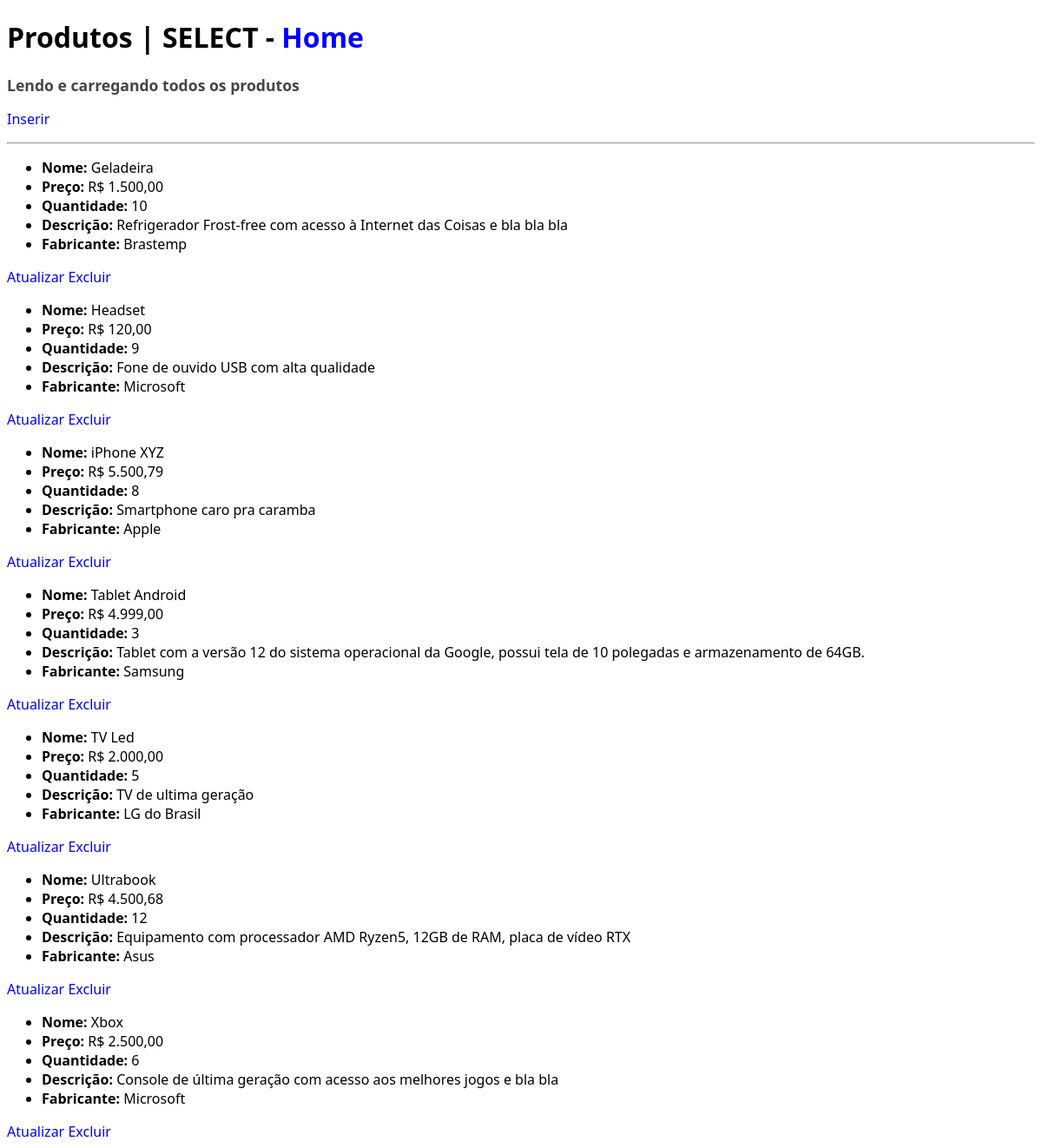
Page /produtos/listar.php on the committed database.
### tables this page shows
CREATE TABLE `produtos` (
  `id` int(11) NOT NULL,
  `nome` varchar(45) NOT NULL,
  `preco` decimal(8,2) NOT NULL,
  `quantidade` smallint(6) DEFAULT NULL,
  `descricao` text NOT NULL,
  `fabricante_id` int(11) NOT NULL
);

CREATE TABLE `fabricantes` (
  `id` int(11) NOT NULL,
  `nome` varchar(45) NOT NULL
);

### includes/funcoes-produtos.php (called while the page is built, shortened)
<?php
function lerProdutos($conexao){
    $sql = "SELECT produtos.id, produtos.nome AS produto, produtos.quantidade,
    produtos.preco, produtos.descricao, fabricantes.nome AS fabricante
    FROM produtos INNER JOIN fabricantes
    ON produtos.fabricante_id = fabricantes.id ORDER BY produto";
    $resultado = mysqli_query($conexao, $sql) or die(mysqli_error($conexao));
    $produtos = [];
    while( $produto = mysqli_fetch_assoc($resultado) ){
        array_push( $produtos, $produto );
    }
    return $produtos;
}
function formataMoeda($valor){
    return "R$ ".number_format($valor, 2, ",", ".");
}

### produtos/listar.php (the view, shortened to what this page needs)
<?php
require '../includes/funcoes-produtos.php';
$listaDeProdutos = lerProdutos($conexao);
?>
<!DOCTYPE html>
<html lang="pt-br">
<head>
<link href="../css/style.css" rel="stylesheet">
</head>
<body>
<div class="container">
    <h1>Produtos | SELECT -
    <a href="../index.php">Home</a> </h1>
</div>
<div class="container">
    <h2>Lendo e carregando todos os produtos</h2>
    <p><a href="inserir.php">Inserir</a></p>
    <hr>
<?php foreach( $listaDeProdutos as $produto ) { ?>
    <ul>
        <li><b>Nome:</b> <?=$produto['produto']?> </li>
        <li><b>Preço:</b>  <?=formataMoeda($produto['preco'])?> </li>
        <li><b>Quantidade:</b> <?=$produto['quantidade']?> </li>
        <li><b>Descrição:</b> <?=$produto['descricao']?> </li>
        <li><b>Fabricante:</b> <?=$produto['fabricante']?> </li>
    </ul>
    <a href="atualizar.php?id=<?=$produto['id']?>">Atualizar</a>
    <a href="excluir.php?id=<?=$produto['id']?>">Excluir</a>
<?php } ?>
</div>
</body>
</html>

### css/style.css (style rules this page uses)
html { font-size: 16px; }
body { font-family: "Segoe UI", Arial, sans-serif; }
.container { max-width: 1200px; width: 100%; margin: auto; }
h2 { font-size: 1.1rem; color: #454545; }
a { text-decoration: none; color: blue; }

### rows in the picture
produtos: nome "Geladeira", preco "R$ 1.500,00", quantidade "10", descricao "Refrigerador Frost-free com acesso à Internet das Coisas e bla bla bla", fabricante.nome "Brastemp"
produtos: nome "Headset", preco "R$ 120,00", quantidade "9", descricao "Fone de ouvido USB com alta qualidade", fabricante.nome "Microsoft"
produtos: nome "iPhone XYZ", preco "R$ 5.500,79", quantidade "8", descricao "Smartphone caro pra caramba", fabricante.nome "Apple"
produtos: nome "Tablet Android", preco "R$ 4.999,00", quantidade "3", descricao "Tablet com a versão 12 do sistema operacional da Google, possui tela de 10 polegadas e armazenamento de 64GB.", fabricante.nome "Samsung"
produtos: nome "TV Led", preco "R$ 2.000,00", quantidade "5", descricao "TV de ultima geração", fabricante.nome "LG do Brasil"
produtos: nome "Ultrabook", preco "R$ 4.500,68", quantidade "12", descricao "Equipamento com processador AMD Ryzen5, 12GB de RAM, placa de vídeo RTX", fabricante.nome "Asus"
produtos: nome "Xbox", preco "R$ 2.500,00", quantidade "6", descricao "Console de última geração com acesso aos melhores jogos e bla bla", fabricante.nome "Microsoft"
